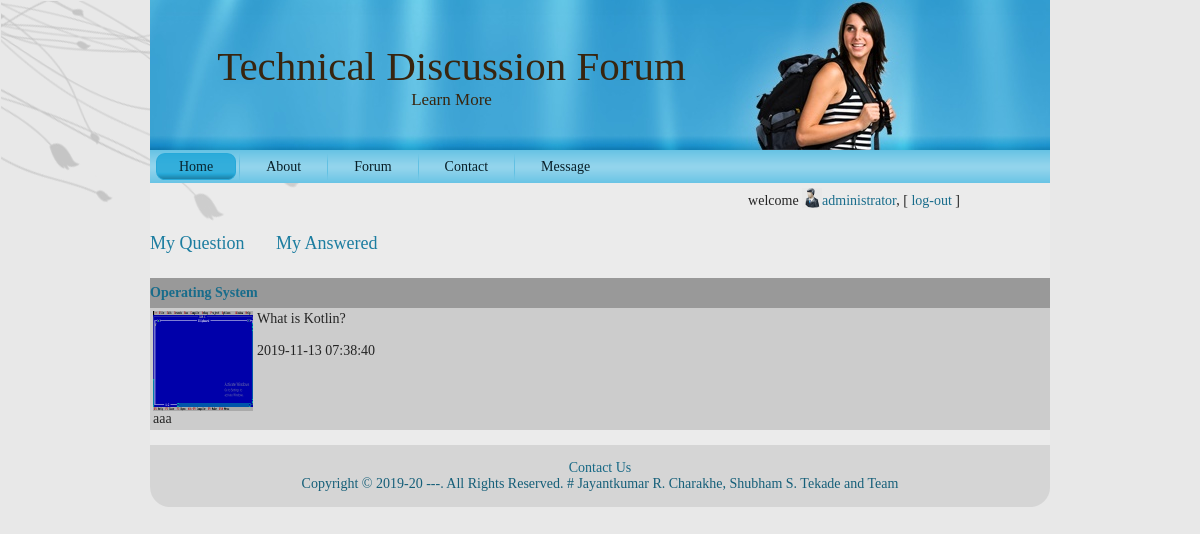
The page /uhome.php (signed in) on the database its author committed.
### tables this page shows
CREATE TABLE `question` (
  `question_id` int(11) NOT NULL,
  `heading` varchar(50) NOT NULL,
  `question_detail` varchar(2000) NOT NULL,
  `datetime` timestamp NOT NULL DEFAULT CURRENT_TIMESTAMP,
  `user_id` int(11) NOT NULL,
  `subtopic_id` int(11) NOT NULL,
  `views` int(11) NOT NULL
);

CREATE TABLE `user` (
  `user_id` int(11) NOT NULL,
  `country` varchar(50) NOT NULL,
  `state` varchar(50) NOT NULL,
  `address` varchar(500) NOT NULL,
  `user_type` varchar(50) NOT NULL,
  `username` varchar(50) DEFAULT NULL,
  `fullname` varchar(50) DEFAULT NULL,
  `password` varchar(50) DEFAULT NULL,
  `user_acc_active` tinyint(1) DEFAULT NULL,
  `dob` date NOT NULL,
  `e_mail` varchar(100) DEFAULT NULL,
  `gender` varchar(20) NOT NULL,
  `uimg` varchar(255) NOT NULL,
  `isuser` tinyint(1) NOT NULL
);

### utility.php (called while the page is built, shortened)
<?php
	function ExecuteQuery ($sql)
	{
		$con=mysqli_connect ("localhost","root","","tech_forum");
		mysqli_select_db ($con,"tech_forum");
		$rows = mysqli_query ($con,$sql);
		return $rows;
	}
?>

### uhome.php (the view, shortened to what this page needs)
<?php
	require("header.php");
	require("checkUser.php");
?>
<h4><a href="que.php">My Question</a>   &nbsp;&nbsp;&nbsp;&nbsp;&nbsp;
<a href="ans.php">My Answered </a></h4>
<?php
	$sql="select * from question,user where question.user_id=user.user_id ORDER BY  datetime desc limit 0,5";
	$result=ExecuteQuery($sql);
	while($row = mysqli_fetch_array($result))
	{
			echo "<span class='box2'>";
			echo "<span class='head'><a href='questionview.php?qid=$row[question_id]' >$row[heading]</a></span>";
			echo "<table>";
			echo "<tr><td valign='top' width='100px'>
				<img src='$row[uimg]' alt='' class='uimg'/>
				<br/>
			$row[fullname]
			<td valign='top'>
			$row[question_detail]<br/><br/>
			$row[datetime]<br/><br/>
			</td></tr>";
			echo "</table></span><div class='h10'></div>";
		}
?>
<?php require("footer.php");?>

### res/style.css (style rules this page uses)
.h10 { height: 10px; }
.box2 .head { display:block; height:30px; background-color:#999999; font-weight:bold; line-height:30px; }
.box2 { width: auto; background-color:#CCC; display:block; }
body { margin: 0 auto; padding: 0; background-color: #E8E8E8; }
body { font-family: Georgia, "Times New Roman", Times, Serif; font-size: 14px; color: #242424; }
a { font-family: Georgia, "Times New Roman", Times, Serif; text-decoration: none; color: #186C8B; }
a:link { font-family: Georgia, "Times New Roman", Times, Serif; text-decoration: none; color: #186C8B; }
h1, h2, h3, h4, h5, h6, h1 a, h2 a, h3 a, h4 a, h5 a, h6 a h1 a:hover, h2 a:hover, h3 a:hover, h4 a:hover, h5 a:hover, h6 a:hover h1 a:visited, h2 a:visited, h3 a:visited, h4 a:visited, h5 a:visited, h6 a:visited { font-weight: normal; font-style: normal; text-decoration: none; }
h4, h4 a, h4 a:link, h4 a:visited, h4 a:hover { font-family: Georgia, "Times New Roman", Times, Serif; font-size: 18px; color: #1C7DA0; }

### rows shown on the page
question: heading "Operating System", user.uimg (picture), user.fullname "aaa", question_detail "What is Kotlin?", datetime "2019-11-13 07:38:40"

### other values the page prints
$_SESSION["fn"] "administrator"
